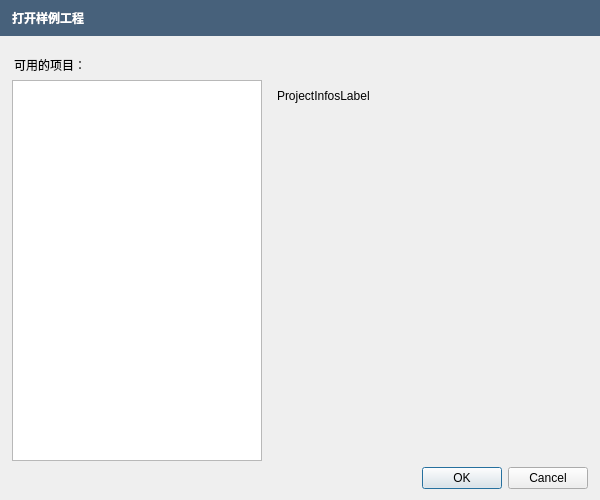
<?xml version="1.0" encoding="UTF-8"?>
<ui version="4.0">
 <class>OpenExampleProjectDialog</class>
 <widget class="QDialog" name="OpenExampleProjectDialog">
  <property name="windowModality">
   <enum>Qt::ApplicationModal</enum>
  </property>
  <property name="geometry">
   <rect>
    <x>0</x>
    <y>0</y>
    <width>600</width>
    <height>500</height>
   </rect>
  </property>
  <property name="windowTitle">
   <string notr="true"/>
  </property>
  <property name="modal">
   <bool>true</bool>
  </property>
  <layout class="QVBoxLayout" name="verticalLayout">
   <property name="leftMargin">
    <number>0</number>
   </property>
   <property name="topMargin">
    <number>0</number>
   </property>
   <property name="rightMargin">
    <number>0</number>
   </property>
   <item>
    <widget class="QFrame" name="MessageFrame">
     <property name="sizePolicy">
      <sizepolicy hsizetype="Preferred" vsizetype="Maximum">
       <horstretch>0</horstretch>
       <verstretch>0</verstretch>
      </sizepolicy>
     </property>
     <property name="styleSheet">
      <string notr="true">background-color: rgb(71,97,123);</string>
     </property>
     <property name="frameShape">
      <enum>QFrame::NoFrame</enum>
     </property>
     <property name="frameShadow">
      <enum>QFrame::Plain</enum>
     </property>
     <property name="lineWidth">
      <number>0</number>
     </property>
     <layout class="QHBoxLayout" name="horizontalLayout_3" stretch="0">
      <property name="spacing">
       <number>5</number>
      </property>
      <property name="leftMargin">
       <number>12</number>
      </property>
      <item>
       <layout class="QHBoxLayout" name="horizontalLayout_2">
        <item>
         <widget class="QLabel" name="MessageLabel">
          <property name="styleSheet">
           <string notr="true">color: rgb(255, 255, 255);
font : bold;
</string>
          </property>
          <property name="text">
           <string>打开样例工程</string>
          </property>
         </widget>
        </item>
       </layout>
      </item>
     </layout>
    </widget>
   </item>
   <item>
    <widget class="QLabel" name="label">
     <property name="minimumSize">
      <size>
       <width>0</width>
       <height>25</height>
      </size>
     </property>
     <property name="text">
      <string>可用的项目：</string>
     </property>
     <property name="alignment">
      <set>Qt::AlignLeading|Qt::AlignLeft|Qt::AlignTop</set>
     </property>
     <property name="indent">
      <number>14</number>
     </property>
    </widget>
   </item>
   <item>
    <layout class="QHBoxLayout" name="horizontalLayout" stretch="2,3">
     <property name="leftMargin">
      <number>12</number>
     </property>
     <property name="rightMargin">
      <number>12</number>
     </property>
     <item>
      <widget class="QListWidget" name="ProjectsListWidget">
       <property name="sizePolicy">
        <sizepolicy hsizetype="Fixed" vsizetype="Expanding">
         <horstretch>0</horstretch>
         <verstretch>0</verstretch>
        </sizepolicy>
       </property>
       <property name="minimumSize">
        <size>
         <width>250</width>
         <height>0</height>
        </size>
       </property>
       <property name="maximumSize">
        <size>
         <width>250</width>
         <height>16777215</height>
        </size>
       </property>
       <property name="styleSheet">
        <string notr="true"/>
       </property>
      </widget>
     </item>
     <item>
      <widget class="QScrollArea" name="scrollArea">
       <property name="sizePolicy">
        <sizepolicy hsizetype="MinimumExpanding" vsizetype="Expanding">
         <horstretch>0</horstretch>
         <verstretch>0</verstretch>
        </sizepolicy>
       </property>
       <property name="frameShape">
        <enum>QFrame::NoFrame</enum>
       </property>
       <property name="widgetResizable">
        <bool>true</bool>
       </property>
       <widget class="QWidget" name="scrollAreaWidgetContents">
        <property name="geometry">
         <rect>
          <x>0</x>
          <y>0</y>
          <width>320</width>
          <height>386</height>
         </rect>
        </property>
        <layout class="QVBoxLayout" name="verticalLayout_2">
         <item>
          <widget class="QLabel" name="ProjectInfosLabel">
           <property name="sizePolicy">
            <sizepolicy hsizetype="Expanding" vsizetype="Expanding">
             <horstretch>0</horstretch>
             <verstretch>0</verstretch>
            </sizepolicy>
           </property>
           <property name="lineWidth">
            <number>0</number>
           </property>
           <property name="text">
            <string notr="true">ProjectInfosLabel</string>
           </property>
           <property name="alignment">
            <set>Qt::AlignLeading|Qt::AlignLeft|Qt::AlignTop</set>
           </property>
           <property name="wordWrap">
            <bool>true</bool>
           </property>
           <property name="textInteractionFlags">
            <set>Qt::TextSelectableByMouse</set>
           </property>
          </widget>
         </item>
        </layout>
       </widget>
      </widget>
     </item>
    </layout>
   </item>
   <item>
    <layout class="QHBoxLayout" name="horizontalLayout_4">
     <property name="leftMargin">
      <number>12</number>
     </property>
     <property name="rightMargin">
      <number>12</number>
     </property>
     <item>
      <widget class="QDialogButtonBox" name="ButtonBox">
       <property name="standardButtons">
        <set>QDialogButtonBox::Cancel|QDialogButtonBox::Ok</set>
       </property>
      </widget>
     </item>
    </layout>
   </item>
  </layout>
 </widget>
 <resources/>
 <connections/>
</ui>
